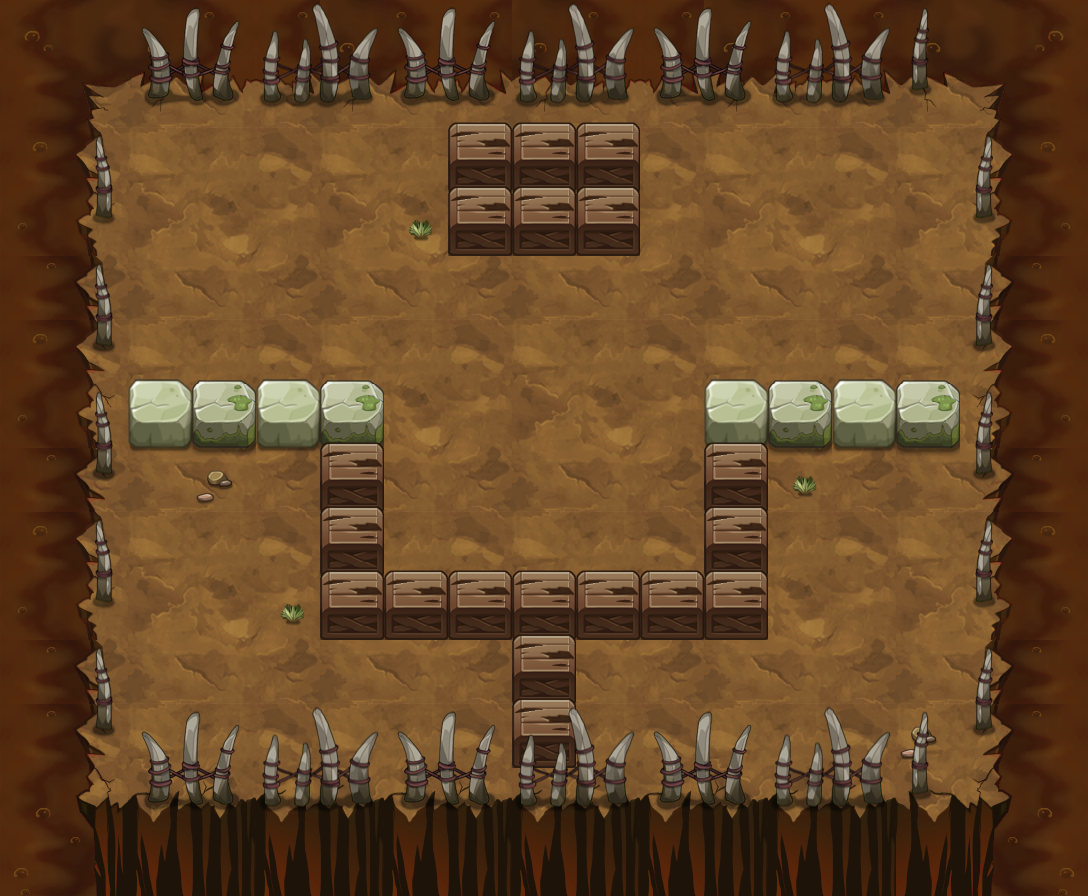

Below is a game level as drawn by its tile map, then a one-line description and the .tmx that defines it (tile-layer data replaced by summaries):
An orthogonal 17x14 tile map with 64x64 px tiles, 14 tile layers (PASS, 块层 2, 块层 5, 块层 3, ...) and 7 objects (3x TRAP, 3x yjsw2, PLAYER).

<map version="1.0" orientation="orthogonal" width="17" height="14" tilewidth="64" tileheight="64">
 <properties>
  <property name="DESTRY1" value="25" />
  <property name="DESTRY2" value="27" />
  <property name="DESTRY_COUNT" value="2" />
  <property name="EXP" value="935" />
  <property name="ITEM" value="D034" />
  <property name="MONEY" value="1403" />
 </properties>
 <tileset firstgid="1" name="yjbl" tilewidth="64" tileheight="64">
  <image source="yjbl-hd.png" width="900" height="1200" />
 </tileset>
 <layer name="PASS" width="17" height="14">
  <data>[238 cells, 137 non-empty, 10 distinct tile ids]</data>
 </layer>
 <layer name="块层 2" width="17" height="14">
  <data>[238 cells, 238 non-empty, 31 distinct tile ids]</data>
 </layer>
 <layer name="块层 5" width="17" height="14">
  <data>[238 cells, 8 non-empty, 2 distinct tile ids]</data>
 </layer>
 <layer name="块层 3" width="17" height="14">
  <data>[238 cells, 64 non-empty, 12 distinct tile ids]</data>
 </layer>
 <layer name="块层 6" width="17" height="14">
  <data>[238 cells, 27 non-empty, 3 distinct tile ids]</data>
 </layer>
 <layer name="SHELTER 11" width="17" height="14">
  <data>[238 cells, 13 non-empty, 5 distinct tile ids]</data>
 </layer>
 <layer name="SHELTER 10" width="17" height="14">
  <data>[238 cells, 1 non-empty, 1 distinct tile ids]</data>
 </layer>
 <layer name="SHELTER 9" width="17" height="14">
  <data>[238 cells, 1 non-empty, 1 distinct tile ids]</data>
 </layer>
 <layer name="SHELTER 8" width="17" height="14">
  <data>[238 cells, 7 non-empty, 1 distinct tile ids]</data>
 </layer>
 <layer name="SHELTER 7" width="17" height="14">
  <data>[238 cells, 2 non-empty, 1 distinct tile ids]</data>
 </layer>
 <layer name="SHELTER 6" width="17" height="14">
  <data>[238 cells, 2 non-empty, 1 distinct tile ids]</data>
 </layer>
 <layer name="SHELTER 5" width="17" height="14">
  <data>[238 cells, 8 non-empty, 2 distinct tile ids]</data>
 </layer>
 <layer name="SHELTER 2" width="17" height="14">
  <data>[238 cells, 3 non-empty, 1 distinct tile ids]</data>
 </layer>
 <layer name="SHELTER 1" width="17" height="14">
  <data>[238 cells, 3 non-empty, 1 distinct tile ids]</data>
 </layer>
 <objectgroup name="对象层 1" width="34" height="28">
  <object name="PLAYER" type="PLAYER" x="256" y="128" width="64" height="64" />
  <object name="liusha" type="TRAP" x="512" y="384" width="64" height="64">
   <properties>
    <property name="lua_ai" value="trap_mire_ai" />
    <property name="trap_ani" value="liusha.actor" />
    <property name="trap_floor" value="true" />
    <property name="trap_sh" value="1" />
    <property name="trap_sw" value="1" />
   </properties>
  </object>
  <object name="yjsw2" x="256" y="576" width="64" height="64">
   <properties>
    <property name="lua_ai" value="monster_yjsw_ai" />
    <property name="quality" value="yjsw2.quality" />
   </properties>
  </object>
  <object name="yjsw2" x="768" y="640" width="64" height="64">
   <properties>
    <property name="lua_ai" value="monster_yjsw_ai" />
    <property name="quality" value="yjsw2.quality" />
   </properties>
  </object>
  <object name="yjsw2" x="832" y="320" width="64" height="64">
   <properties>
    <property name="lua_ai" value="monster_yjsw_ai" />
    <property name="quality" value="yjsw2.quality" />
   </properties>
  </object>
  <object name="zi_dan_left1" type="TRAP" x="704" y="320" width="64" height="64">
   <properties>
    <property name="trap_ani" value="fire_cat_left.actor" />
    <property name="trap_delay" value="2" />
    <property name="trap_id" value="0" />
    <property name="trap_script" value="trap(&quot;zi_dan_left1&quot;):setAtkPower(target(&quot;PLAYER&quot;):getHP()*0.1);trap(&quot;zi_dan_left1&quot;):turnLeft(); trap(&quot;zi_dan_left1&quot;):getAI():getActions():addObject( AIUseSkill:create(   SkillLua:create(&quot;skill_0001&quot;)  )  );" />
    <property name="trap_start_mode" value="2" />
    <property name="trap_state" value="open" />
   </properties>
  </object>
  <object name="zi_dan_left2" type="TRAP" x="640" y="512" width="64" height="64">
   <properties>
    <property name="trap_ani" value="fire_cat_left.actor" />
    <property name="trap_delay" value="2" />
    <property name="trap_id" value="0" />
    <property name="trap_script" value="trap(&quot;zi_dan_left2&quot;):setAtkPower(target(&quot;PLAYER&quot;):getHP()*0.1);trap(&quot;zi_dan_left2&quot;):turnLeft(); trap(&quot;zi_dan_left2&quot;):getAI():getActions():addObject( AIUseSkill:create(   SkillLua:create(&quot;skill_0001&quot;)  )  );" />
    <property name="trap_start_mode" value="2" />
    <property name="trap_state" value="open" />
   </properties>
  </object>
 </objectgroup>
</map>
